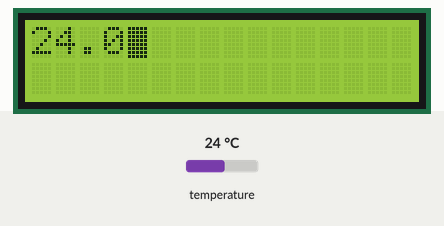
Simulated run of this program. Board: Raspberry Pi (BCM pin numbers). Parts: 16×2 character LCD. The inputs (shaded band) are chosen by the test bench; at power-on: temperature 24 °C.

Above: at 1.4 s.
1.5 s: temperature set to 12 °C
At 3.0 s:
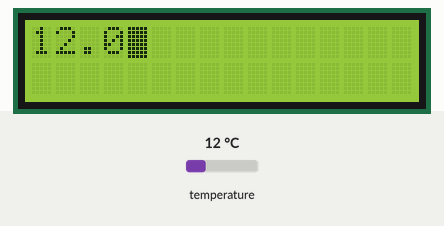
4.7 s: temperature set to 19 °C
At 5.9 s:
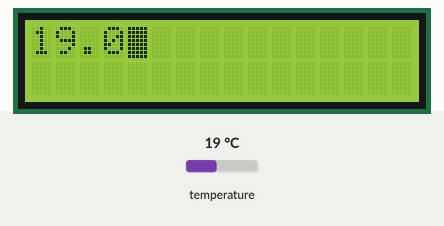
7.7 s: temperature set to 28 °C
At 9.0 s:
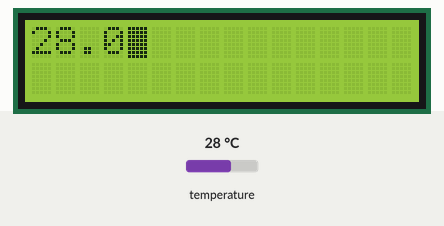
Timing chart, 0 to 10.7 s (numbered marks = the images above; inputs shaded):
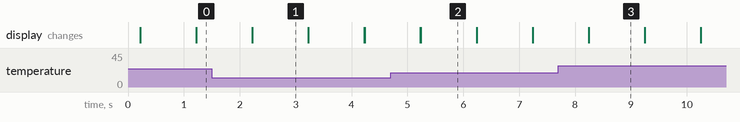

The program:

07-03-LCD-st7030-and-temp-adt7410.py
```python
import smbus
import sys
from time import sleep

def setup_st7030():
    trials = 5
    for i in range(trials):
        try:
            c_lower = (contrast & 0xf)
            c_upper = (contrast & 0x30)>>4
            bus.write_i2c_block_data(address_st7032, register_setting, [0x38, 0x39, 0x14, 0x70|c_lower, 0x54|c_upper, 0x6c])
            sleep(0.2)
            bus.write_i2c_block_data(address_st7032, register_setting, [0x38, 0x0d, 0x01])
            sleep(0.001)
            break
        except IOError:
            if i==trials-1:
                sys.exit()

def clear():
    global position
    global line
    position = 0
    line = 0
    bus.write_byte_data(address_st7032, register_setting, 0xc01)
    sleep(0.001)

def newline():
    global position
    global line
    if line == display_lines-1:
        clear()
    else:
        line += 1
        position = chars_per_line*line
        bus.write_byte_data(address_st7032, register_setting, 0xc0)
        sleep(0.01)

def write_string(s):
    for c in list(s):
        write_char(ord(c))

def write_char(c):
    global position
    byte_data = check_writable(c)
    if position == display_chars:
        clear()
    elif position == chars_per_line*(line+1):
        newline()
    bus.write_byte_data(address_st7032, register_display, byte_data)
    position += 1

def check_writable(c):
    if c >= 0x06 and c <= 0xff:
        return c
    else:
        return 0x20 #ky tu khoang trang


def read_adt7410():
    word_data = bus.read_word_data(address_adt7410, register_adt7410)
    data = (word_data & 0xff00)>>8 | (word_data & 0xff)<<8
    data = data>>3 # 13 bit data
    if data & 0x1000 == 0: #truong hop nhiet do chinh xac bang 0
        temperature = data*0.0625
    else:
        temperature = ( (~data&0x1fff) + 1)* -0.0625
    return temperature

address_adt7410 = 0x48
register_adt7410 = 0x00


bus = smbus.SMBus(1)    #kich hoat cong i2c bus 1 cua PI
address_st7032= 0x3e    # dia chi i2c cua man hinh lcd (quet ra tu lenh i2cdetect)
register_setting = 0x00 #thanh ghi nhan lenh du lieu ky tu (nhu xoa man hinh, chinh con tro)
register_display = 0x40 # thanh ghi nhan du lieu ky tu de hien thi len man hinh

contrast = 32 #do tuong phan cua man hinh (gia tri tu 0 den 63, khuyen nen de tu 30 den 40 de nhin ro chu nhat)
chars_per_line = 8 # 8 ky tu moi hang
display_lines = 2 # man hinh co 2 hang

display_chars = chars_per_line*display_lines

position = 0
line = 0

setup_st7030()

if len(sys.argv)==1:
    #write_string('bong chinh dep')
    #s = chr(0xd7) + chr(0xbd) + chr(0xde) + chr(0xcd) + chr(0xde) + chr(0xd8) + chr(0xb0) + '' + chr(0xca) + chr(0xdf) + chr(0xb2)
    s = chr(0xba) + chr(0xdd) + chr(0xa5) + chr(0xc4) + chr(0xa9) + chr(0xb2) + chr(0xa5) + chr(0xc6) + chr(0xad) + chr(0xdd)
    write_string(s)
else:
    write_string(sys.argv[1])


try:
    while True:
        inputValue = read_adt7410()
        try:
            clear()
            s = str(inputValue)
            write_string(s)
        except IOError:
            print('bo qua loi ket noi')
        sleep(1)
except KeyboardInterrupt:
    pass
 
```

Measured:
- after the input at 1.5 s, the display: first differs from a run without the input after 0.73 s (image 1)
- after the input at 4.7 s, the display: first differs from a run without the input after 0.54 s (image 2)
- after the input at 7.7 s, the display: first differs from a run without the input after 0.54 s (image 3)
- what the display in image 1 shows lasts 1.0 s, from 2.2 s to 3.2 s
